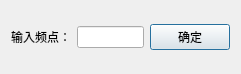
<?xml version="1.0" encoding="UTF-8"?>
<ui version="4.0">
 <class>GSMFreqSearch</class>
 <widget class="QDialog" name="GSMFreqSearch">
  <property name="geometry">
   <rect>
    <x>0</x>
    <y>0</y>
    <width>241</width>
    <height>74</height>
   </rect>
  </property>
  <property name="windowTitle">
   <string>2G图层频点查找</string>
  </property>
  <layout class="QHBoxLayout" name="horizontalLayout">
   <item>
    <widget class="QLabel" name="label">
     <property name="text">
      <string>输入频点：</string>
     </property>
    </widget>
   </item>
   <item>
    <widget class="QLineEdit" name="inputFreq"/>
   </item>
   <item>
    <widget class="QPushButton" name="OKButton">
     <property name="text">
      <string>确定</string>
     </property>
     <property name="flat">
      <bool>false</bool>
     </property>
    </widget>
   </item>
  </layout>
 </widget>
 <resources/>
 <connections/>
</ui>
